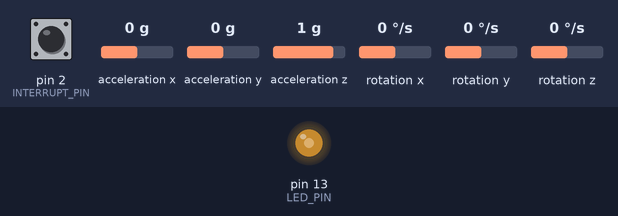
Bench run of a sketch on a simulated Arduino Uno, built with avr-gcc and run on an emulated ATmega328P. Parts: output pins drawn as LEDs (lit = HIGH). The test bench sets the inputs (shaded band); at power-on: pin 2 (INTERRUPT_PIN) LOW, acceleration x 0 g, acceleration y 0 g, acceleration z 1 g, rotation x 0 °/s, rotation y 0 °/s, rotation z 0 °/s. The sensor or clock chip raises its interrupt line as the real part does; what the sketch prints to the serial monitor is not drawn.

Above: at 1.7 s.
1.8 s: pin 2 (INTERRUPT_PIN) pulled HIGH for 0.15 s
At 3.2 s:
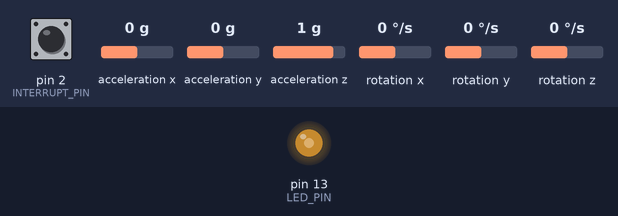
3.5 s: pin 2 (INTERRUPT_PIN) pulled HIGH for 1 s
At 5.0 s:
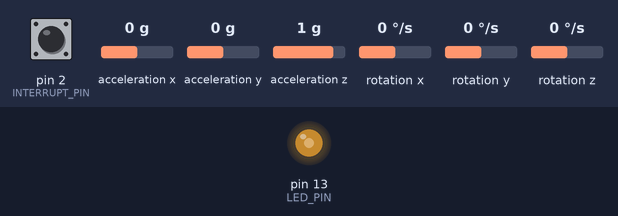
Timing chart, 0 to 6.5 s (numbered marks = the images above; inputs shaded):
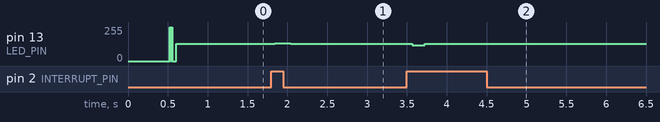

The sketch:

MPU6050.ino
```cpp
#include "I2Cdev.h"
#include "MPU6050_6Axis_MotionApps20.h"
#if I2CDEV_IMPLEMENTATION == I2CDEV_ARDUINO_WIRE
    #include "Wire.h"
#endif

MPU6050 mpu;
#define OUTPUT_READABLE_YAWPITCHROLL
#define INTERRUPT_PIN 2  // use pin 2 on Arduino Uno & most boards
#define LED_PIN 13 // (Arduino is 13, Teensy is 11, Teensy++ is 6)
bool blinkState = false;

// MPU control/status vars
bool dmpReady = false;  // set true if DMP init was successful
uint8_t mpuIntStatus;   // holds actual interrupt status byte from MPU
uint8_t devStatus;      // return status after each device operation (0 = success, !0 = error)
uint16_t packetSize;    // expected DMP packet size (default is 42 bytes)
uint16_t fifoCount;     // count of all bytes currently in FIFO
uint8_t fifoBuffer[64]; // FIFO storage buffer

// orientation/motion vars
Quaternion q;           // [w, x, y, z]         quaternion container
VectorInt16 aa;         // [x, y, z]            accel sensor measurements
VectorInt16 aaReal;     // [x, y, z]            gravity-free accel sensor measurements
VectorInt16 aaWorld;    // [x, y, z]            world-frame accel sensor measurements
VectorFloat gravity;    // [x, y, z]            gravity vector
float euler[3];         // [psi, theta, phi]    Euler angle container
float ypr[3];           // [yaw, pitch, roll]   yaw/pitch/roll container and gravity vector


// ================================================================
// ===               INTERRUPT DETECTION ROUTINE                ===
// ================================================================

volatile bool mpuInterrupt = false;     // indicates whether MPU interrupt pin has gone high
void dmpDataReady() {
    mpuInterrupt = true;
}

// ================================================================
// ===                      INITIAL SETUP                       ===
// ================================================================

void setup() {
    // join I2C bus (I2Cdev library doesn't do this automatically)
    #if I2CDEV_IMPLEMENTATION == I2CDEV_ARDUINO_WIRE
        Wire.begin();
        Wire.setClock(400000); // 400kHz I2C clock. Comment this line if having compilation difficulties
    #elif I2CDEV_IMPLEMENTATION == I2CDEV_BUILTIN_FASTWIRE
        Fastwire::setup(400, true);
    #endif


    Serial.begin(115200);

    Serial.println(F("Initializing I2C devices..."));
    mpu.initialize();
    pinMode(INTERRUPT_PIN, INPUT);

    Serial.println(F("Testing device connections..."));
    Serial.println(mpu.testConnection() ? F("MPU6050 connection successful") : F("MPU6050 connection failed"));

    Serial.println(F("Initializing DMP..."));
    devStatus = mpu.dmpInitialize();

    // supply your own gyro offsets here, scaled for min sensitivity
    mpu.setXGyroOffset(100); //220
    mpu.setYGyroOffset(87); //76
    mpu.setZGyroOffset(114); //-85
    mpu.setZAccelOffset(1826); // 1688 factory default for my test chip

    // make sure it worked (returns 0 if so)
    if (devStatus == 0) {
        mpu.CalibrateAccel(6);
        mpu.CalibrateGyro(6);
        mpu.PrintActiveOffsets();
        Serial.println(F("Enabling DMP..."));
        mpu.setDMPEnabled(true);
        Serial.print(digitalPinToInterrupt(INTERRUPT_PIN));
        attachInterrupt(digitalPinToInterrupt(INTERRUPT_PIN), dmpDataReady, RISING);
        mpuIntStatus = mpu.getIntStatus();
        dmpReady = true;
        packetSize = mpu.dmpGetFIFOPacketSize();
        }
    else {
        Serial.print(F("DMP Initialization failed (code "));
        Serial.print(devStatus);
        Serial.println(F(")"));
    }

    // configure LED for output
    pinMode(LED_PIN, OUTPUT);
}


// ================================================================
// ===                    MAIN PROGRAM LOOP                     ===
// ================================================================

void loop() {

MPU();
}


void MPU(){
int mpu_a;
float mpu_ori;

      if (!dmpReady) return;
    while (!mpuInterrupt && fifoCount < packetSize) {
        if (mpuInterrupt && fifoCount < packetSize) {
          fifoCount = mpu.getFIFOCount();
        }
    }

    mpuInterrupt = false;
    mpuIntStatus = mpu.getIntStatus();
    fifoCount = mpu.getFIFOCount();
  if(fifoCount < packetSize){
  }
    else if ((mpuIntStatus & (0x01 << MPU6050_INTERRUPT_FIFO_OFLOW_BIT)) || fifoCount >= 1024) {
        mpu.resetFIFO();
        Serial.println(F("FIFO overflow!"));
    } else if (mpuIntStatus & (0x01 << MPU6050_INTERRUPT_DMP_INT_BIT)) {

  while(fifoCount >= packetSize){ // Lets catch up to NOW, someone is using the dreaded delay()!
    mpu.getFIFOBytes(fifoBuffer, packetSize);
    fifoCount -= packetSize;
  }
        #ifdef OUTPUT_READABLE_YAWPITCHROLL
            // display Euler angles in degrees
            mpu.dmpGetQuaternion(&q, fifoBuffer);
            mpu.dmpGetGravity(&gravity, &q);
            mpu.dmpGetYawPitchRoll(ypr, &q, &gravity);

            mpu_ori = (ypr[0] * 180/M_PI);

            if(mpu_ori < 0){
                mpu_a = mpu_ori + 360;
               }
            else {
                mpu_a = mpu_ori;
               }
            Serial.print("angle\t");
            Serial.println(mpu_a);
        #endif

        // blink LED to indicate activity
        blinkState = !blinkState;
        digitalWrite(LED_PIN, blinkState);
    }
}
```

Measured:
- after the input at 1.8 s, pin 13 (LED_PIN): 128/255 → 135/255 at once, → 128/255 0.20 s later
- after the input at 3.5 s, pin 13 (LED_PIN): 128/255 → 120/255 after 0.06 s, → 128/255 0.16 s later
